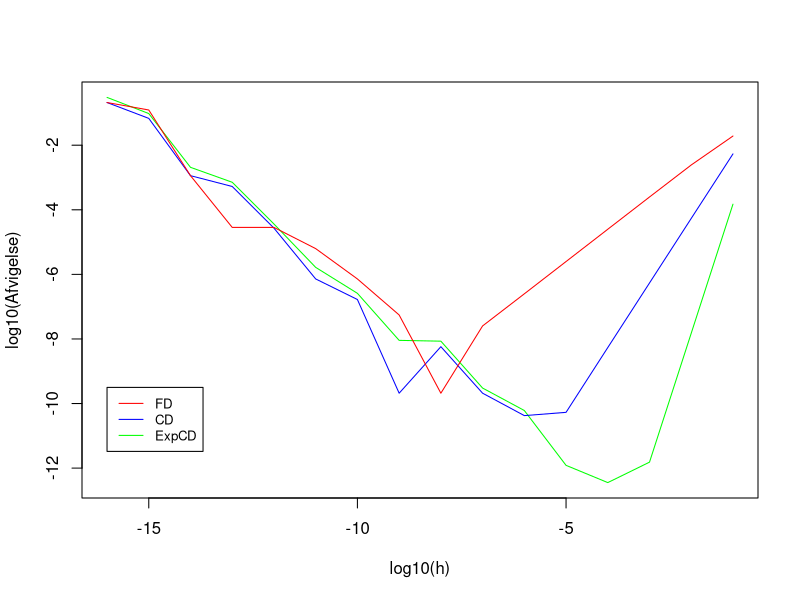
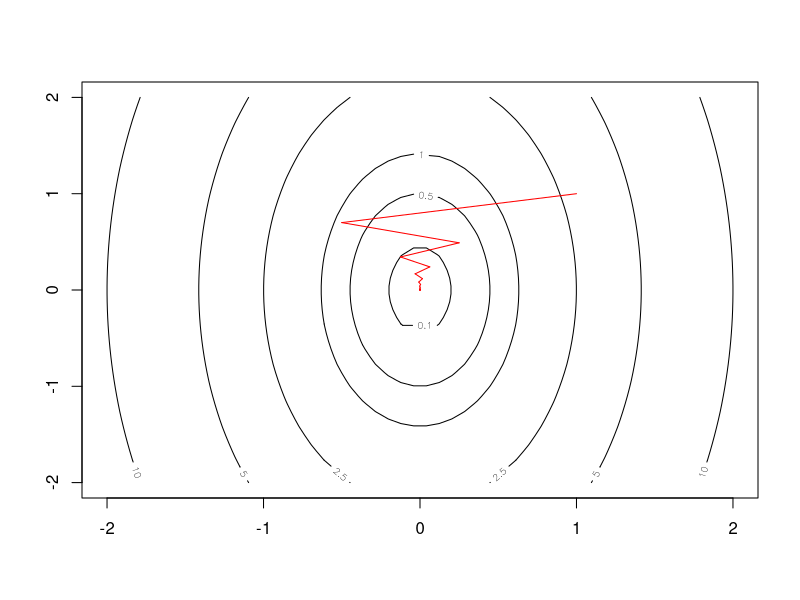
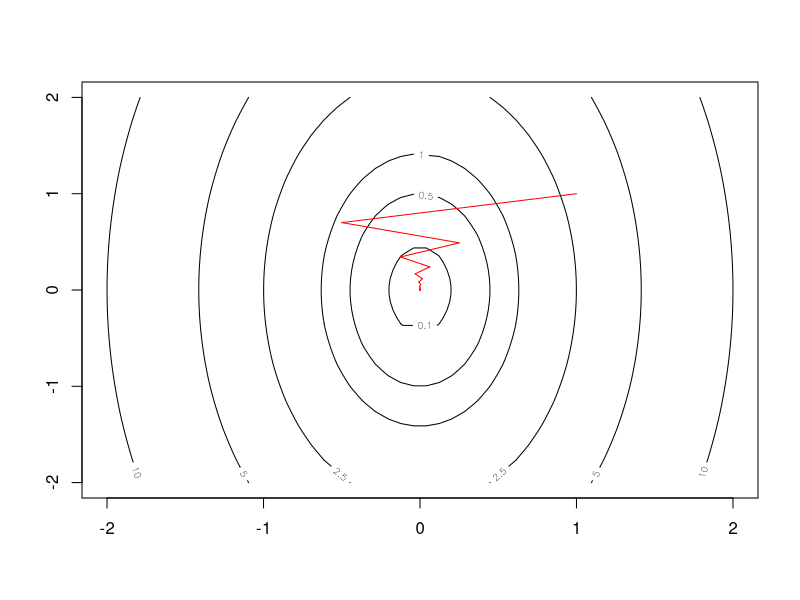
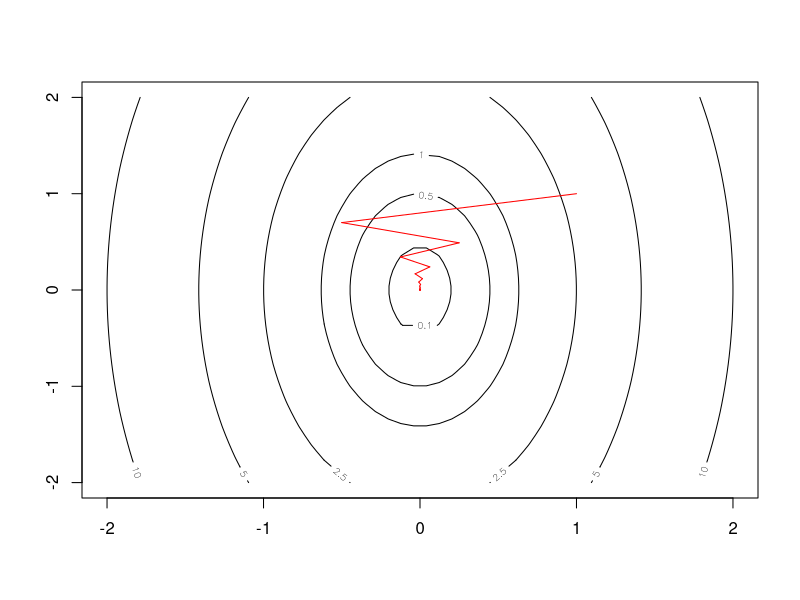

These figures' R source, in order:
## ---- chunk 1
knitr::opts_chunk$set(echo = TRUE)
library("microbenchmark")
printf <- function(...) cat(sprintf(...))
printfln <- function(...) cat(sprintf(...), "\n")
Outer <- function(x,y,fun) {
   mat <- matrix(NA, length(x), length(y))
   for (i in seq_along(x)) {
            for (j in seq_along(y)) {mat[i,j] <- fun(x[i],y[j])} }
   mat}
## ---- chunk 2
# Vælger værdier
eps <- .Machine$double.eps
x <- pi/3

# Definerer funktioner 
f        <- function(x){cos(cos(x)*sin(x))}
df.exact <- function(x){-cos(2*x)*sin( cos(x)*sin(x) )}
FD       <- function(x,h){(f(x+h) - f(x))/h}
CD       <- function(x,h){(f(x+h) - f(x-h))/(2*h)}
ExpCD    <- function(x,h){(8*( f(x+h) - f(x-h) )
                          - ( f(x+2*h) - f(x-2*h) ))/(12*h)}

# For-løkke til evaluering af metoderne
FD_val <- CD_val <- ExpCD_val <- h <- numeric(16)
for (i in seq(1,16, length.out = 16)){
h[i] <- 10^{-i}
FD_val[i]    <- FD(x,h[i])
CD_val[i]    <- CD(x,h[i])
ExpCD_val[i] <- ExpCD(x,h[i])
}

# Afvigelse mellem approksimater og den eksakte afledte.
FD_err    <- abs(FD_val - df.exact(x))
CD_err    <- abs(CD_val - df.exact(x))
ExpCD_err <- abs(ExpCD_val - df.exact(x))

# Potter afvigelser mod h værdier.
plot(log10(h) , log10( ExpCD_err ) , 
     type = "l" , col = "green" , xlab = "log10(h)" , ylab="log10(Afvigelse)")
lines(log10(h) , log10( CD_err ) , col = "blue")
lines(log10(h) , log10( FD_err ) , col = "red")

legend(-16, -9.5, legend=c("FD", "CD" , "ExpCD"),
       col=c("red", "blue" , "green" ), lty=1, cex=0.8)

## ---- chunk 3
# Definerer hvad et "ADnum" er.
create_ADnum = function(val, deriv = 1) {
x = list(val = val, deriv = deriv)
class(x) = "ADnum"
return(x)
}

# Definerer hvad der forstås ved at printe et ADnum
print.ADnum = function(x, ...) {
cat("value = ", x$val,
" and deriv = ", x$deriv, "\n", sep = "")
return(invisible(x))
}
     
#Definerer produktreglen og brøkreglen
Ops.ADnum = function(e1, e2) {
# LHS constant, e.g. 2*x: e1 is a number 2, convert to ADnum
if (.Method[1] == "") {
e1 = create_ADnum(e1, 0)
}

# RHS constant, e.g. x*2: e2 is a number 2, convert to ADnum
if (.Method[2] == "") {
e2 = create_ADnum(e2, 0)
}

# Definerer hvordan man adderer ADnums
if (.Generic == "+") {
return(create_ADnum(e1$val + e2$val, e1$deriv + e2$deriv) )
}
  
# Definerer hvordan man subtraherer ADnums
if (.Generic == "-") {
return(create_ADnum(e1$val - e2$val, e1$deriv - e2$deriv) )
}
  
# Definerer hvordan man ganger ADnums (Produktregel) 
if (.Generic == "*") {
return(create_ADnum(e1$val * e2$val, e1$deriv*e2$val + e1$val*e2$deriv) )
}

# Definerer hvordan man dividerer ADnums (Brøkregel)  
if (.Generic == "/") {
return(create_ADnum(e1$val / e2$val, (e1$deriv*e2$val - e1$val*e2$deriv)/e2$val^2) )
}
  
stop("Function ’", .Generic, "’ not yet implemented for ADnum")
}

#Definerer cos, sin og exp
Math.ADnum = function(x, ...) {
if (.Generic == "cos") {
  return(create_ADnum(cos(x$val), -sin(x$val)*x$deriv))
} 
else if (.Generic == "sin") {
  return(create_ADnum(sin(x$val), cos(x$val)*x$deriv))
} 
else if (.Generic == "exp") {
  return(create_ADnum(exp(x$val), exp(x$val)*x$deriv))
}

stop("Function ’", .Generic, "’ not yet implemented for ADnum")
}
## ---- chunk 4
# Definerer funktion og gradient.
f <- function(x) cos(sin(x)*cos(x))
g_exact <- function(x) -(cos(x)^2-sin(x)^2)*sin(sin(x)*cos(x))

# Vælger værdier.
x <- pi/2
h <- 10^-5

# Definerer xAD til at være et AD_num.
xAD <- create_ADnum(x)

frame <- data.frame(Exact = c(f(x),g_exact(x)) , AD = c(f(xAD)$val,f(xAD)$deriv) ,
FD = c(NA,FD(x,h)) , CD = c(NA,CD(x,h)) , ExpCD = c(NA,ExpCD(x,h)) )
rownames(frame) <- c("Function","Gradient") ; frame

## ---- chunk 5
# Definerer funktionen samt gradienten.
f <- function(x) (5*x[1]^2 + x[2]^2)/2
g <- function(x) c(5*x[1],x[2])

# Definerer FD for multivariate funktioner.
FDm <- function(x,h = 1e-4){
  n <- length(x)
  grad <- numeric(n)
  
  for ( i in 1:n ){
    e <- tabulate(i, nbins = n)
    grad[i] <- (f(x+e*h) - f(x))/h
  }
  return(grad)
}

# Definere CD for muktivariate funktioner.
CDm <- function(x,h = 1e-4){
  n <- length(x)
  grad <- numeric(n)
  
  for ( i in 1:n ){
    e <- tabulate(i, nbins = n)
    grad[i] <- (f(x+e*h) - f(x-e*h))/(2*h)
  }
  return(grad)
}

#Definerer ExpCD for muktivariate funktioner.
ExpCDm <- function(x,h = 1e-4){
  n <- length(x)
  grad <- numeric(n)
  
  for ( i in 1:n ){
    e <- tabulate(i, nbins = n)
    grad[i] <- (8*(f(x+e*h) - f(x-e*h)) - ( f(x+2*e*h) - f(x-2*e*h) ))/(12*h)
  }
  return(grad)
}

# Definere Backtracking til brug i steepest descebt.
backtracking_line_search <- function(alpha, c, rho, x_k, p_k, g_k, f) {
	alpha_k <- alpha
	repeat { 
		lhs <- f(x_k + alpha_k * p_k)
		rhs <- f(x_k) + c * alpha_k * g_k %*% p_k
		if (lhs <= rhs) break
		alpha_k <- rho * alpha_k
	}
	return(alpha_k)
}

# Konturplot for steepest descent.
f_xy <- function(x,y) f(c(x,y))
N <- 50
x <- y <- seq(-2,2,length.out = N) 
z <- Outer(x,y,f_xy)
lev <- c(.1,.5,1,2.5,5,10)

# Implementere Steepest Descent.
steepest_descent <- function(f, x_k, alpha, c, rho, tol, k_max,FUN) {
  k <- 0
	g_k <- tol + 1 # For at komme i gang
	contour(x, y, z, levels = lev)
	
	while ((norm(g_k,type="2") > tol) & (k < k_max)) { # Type 2 er for vektorer
		g_k <- FUN(x_k)
		p_k <- -g_k 
		alpha_k <- backtracking_line_search(alpha , c, rho, x_k, p_k, g_k, f)
		x_old <- x_k
		x_k <- x_k + alpha_k * p_k
		k <- k + 1
		
		lines(c(x_old[1],x_k[1]) , c(x_old[2],x_k[2]) , col = "red")
		
	}
# Information om steepest descent.
	printfln("k = %d \t x_k = (%6.3f , %6.3f) \t f_k = %.2f \t g_k = (%8.3f , %8.3f) \t ", 
  k, x_k[1] , x_k[2], f(x_k), g_k[1] , g_k[2])
	
	
	return(x_k)
}
## ---- chunk 6
# Vælger værdier
x_k <- c(1,1)
alpha <- 0.3
c <- tol <- 1e-4
rho <- 0.5
k_max <- 1000

# Steepest Descent med forskellige metoder.
steepest_descent(f , x_k , alpha , c , rho , tol , k_max , g)
steepest_descent(f, x_k , alpha , c , rho , tol , k_max ,FDm)
steepest_descent(f, x_k , alpha , c , rho , tol , k_max ,ExpCDm)
## ---- chunk 7
# Implementation
steepest_descentnp <- function(f, x_k, alpha, c, rho, tol, k_max,FUN) {
  k <- 0
	g_k <- tol + 1 # For at komme i gang
	
	while ((norm(g_k,type="2") > tol) & (k < k_max)) { # Type 2 er for vektorer
		g_k <- FUN(x_k)
		p_k <- -g_k 
		alpha_k <- backtracking_line_search(alpha , c, rho, x_k, p_k, g_k, f)
		x_old <- x_k
		x_k <- x_k + alpha_k * p_k
		k <- k + 1
	}
	
	return(x_k)
}

# Anvender funktionen microbenchmark til undersøge tidforbrug. 
microbenchmark(
steepest_descentnp(f, x_k , alpha , c , rho , tol , k_max , g) ,
steepest_descentnp(f, x_k , alpha , c , rho , tol , k_max , FDm) ,
steepest_descentnp(f, x_k , alpha , c , rho , tol , k_max , ExpCDm) ,
unit = "ms",
times = 100
)
